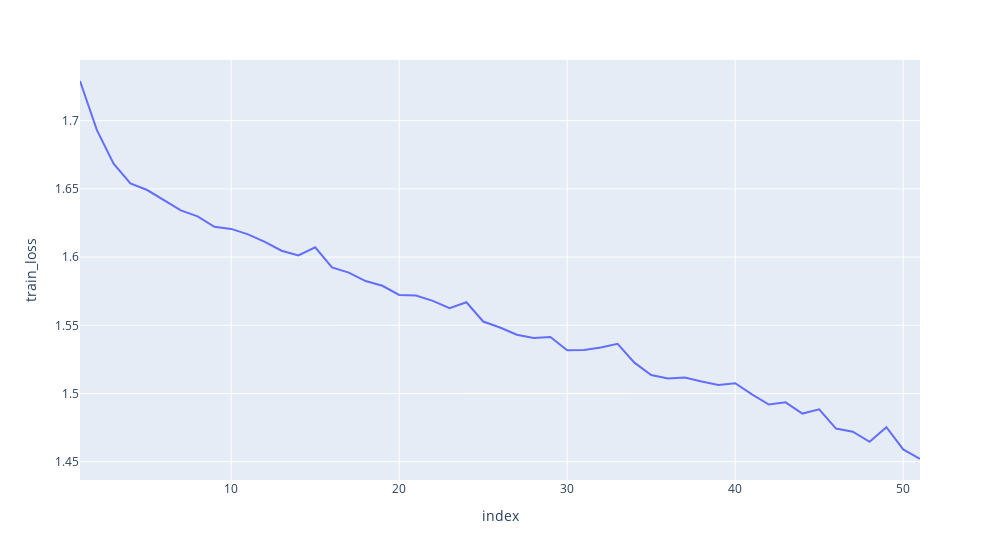
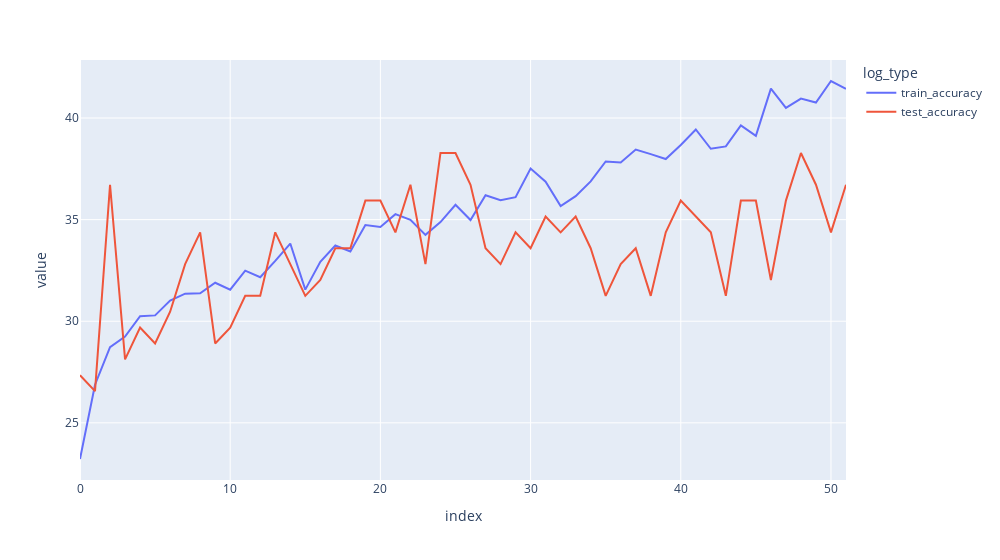
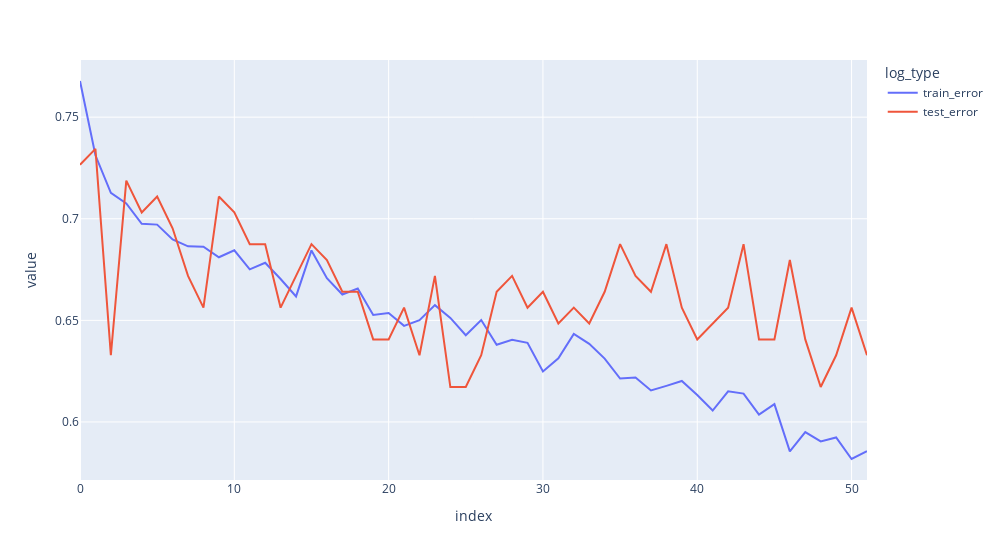

Notebook cell for these charts, in order:
### Code cell
import plotly.express as px
log_df = pd.DataFrame.from_dict(log)
log_df = log_df.reset_index()
fig = px.line(log_df.iloc[1:], x="index", y="train_loss")
fig.update_layout(width=1000)
fig.show()
type = "accuracy"
df1 = log_df[['index', f"train_{type}", f"test_{type}"]].melt(id_vars=['index'], var_name='log_type')
fig = px.line(df1, x="index", y="value", color='log_type')
fig.update_layout(width=1000)
fig.show()

type = "error"
df1 = log_df[['index', f"train_{type}", f"test_{type}"]].melt(id_vars=['index'], var_name='log_type')
fig = px.line(df1, x="index", y="value", color='log_type')
fig.update_layout(width=1000)
fig.show()

### Figure 1 — Plotly figure (JSON) as saved in the notebook; plotly's stock layout.template omitted (floating-point values rounded to 4 significant figures)
{"data": [{"hovertemplate": "index=%{x}<br>train_loss=%{y}<extra></extra>", "legendgroup": "", "line": {"color": "#636efa", "dash": "solid"}, "marker": {"symbol": "circle"}, "mode": "lines", "name": "", "orientation": "v", "showlegend": false, "type": "scatter", "x": [1, 2, 3, 4, 5, 6, 7, 8, 9, 10, 11, 12, 13, 14, 15, 16, 17, 18, 19, 20, 21, 22, 23, 24, 25, 26, 27, 28, 29, 30, 31, 32, 33, 34, 35, 36, 37, 38, 39, 40, 41, 42, 43, 44, 45, 46, 47, 48, 49, 50, 51], "xaxis": "x", "y": [1.729, 1.693, 1.668, 1.654, 1.649, 1.642, 1.634, 1.63, 1.622, 1.621, 1.617, 1.611, 1.605, 1.601, 1.607, 1.592, 1.589, 1.582, 1.579, 1.572, 1.572, 1.568, 1.563, 1.567, 1.553, 1.548, 1.543, 1.541, 1.541, 1.532, 1.532, 1.534, 1.536, 1.523, 1.514, 1.511, 1.512, 1.509, 1.506, 1.508, 1.499, 1.492, 1.494, 1.485, 1.488, 1.474, 1.472, 1.465, 1.475, 1.459, 1.452], "yaxis": "y"}], "layout": {"legend": {"tracegroupgap": 0}, "margin": {"t": 60}, "width": 1000, "xaxis": {"anchor": "y", "domain": [0, 1], "title": {"text": "index"}}, "yaxis": {"anchor": "x", "domain": [0, 1], "title": {"text": "train_loss"}}}}

### Figure 2 — Plotly figure (JSON) as saved in the notebook; plotly's stock layout.template omitted (floating-point values rounded to 4 significant figures)
{"data": [{"hovertemplate": "log_type=train_accuracy<br>index=%{x}<br>value=%{y}<extra></extra>", "legendgroup": "train_accuracy", "line": {"color": "#636efa", "dash": "solid"}, "marker": {"symbol": "circle"}, "mode": "lines", "name": "train_accuracy", "orientation": "v", "showlegend": true, "type": "scatter", "x": [0, 1, 2, 3, 4, 5, 6, 7, 8, 9, 10, 11, 12, 13, 14, 15, 16, 17, 18, 19, 20, 21, 22, 23, 24, 25, 26, 27, 28, 29, 30, 31, 32, 33, 34, 35, 36, 37, 38, 39, 40, 41, 42, 43, 44, 45, 46, 47, 48, 49, 50, 51], "xaxis": "x", "y": [23.22, 26.88, 28.73, 29.24, 30.25, 30.29, 31.02, 31.36, 31.37, 31.9, 31.55, 32.49, 32.17, 32.97, 33.82, 31.56, 32.92, 33.73, 33.43, 34.73, 34.64, 35.27, 34.99, 34.25, 34.88, 35.73, 34.98, 36.2, 35.96, 36.1, 37.52, 36.87, 35.67, 36.16, 36.88, 37.86, 37.81, 38.45, 38.23, 37.98, 38.68, 39.44, 38.49, 38.6, 39.63, 39.13, 41.45, 40.5, 40.96, 40.76, 41.82, 41.44], "yaxis": "y"}, {"hovertemplate": "log_type=test_accuracy<br>index=%{x}<br>value=%{y}<extra></extra>", "legendgroup": "test_accuracy", "line": {"color": "#EF553B", "dash": "solid"}, "marker": {"symbol": "circle"}, "mode": "lines", "name": "test_accuracy", "orientation": "v", "showlegend": true, "type": "scatter", "x": [0, 1, 2, 3, 4, 5, 6, 7, 8, 9, 10, 11, 12, 13, 14, 15, 16, 17, 18, 19, 20, 21, 22, 23, 24, 25, 26, 27, 28, 29, 30, 31, 32, 33, 34, 35, 36, 37, 38, 39, 40, 41, 42, 43, 44, 45, 46, 47, 48, 49, 50, 51], "xaxis": "x", "y": [27.34, 26.56, 36.72, 28.12, 29.69, 28.91, 30.47, 32.81, 34.38, 28.91, 29.69, 31.25, 31.25, 34.38, 32.81, 31.25, 32.03, 33.59, 33.59, 35.94, 35.94, 34.38, 36.72, 32.81, 38.28, 38.28, 36.72, 33.59, 32.81, 34.38, 33.59, 35.16, 34.38, 35.16, 33.59, 31.25, 32.81, 33.59, 31.25, 34.38, 35.94, 35.16, 34.38, 31.25, 35.94, 35.94, 32.03, 35.94, 38.28, 36.72, 34.38, 36.72], "yaxis": "y"}], "layout": {"legend": {"title": {"text": "log_type"}, "tracegroupgap": 0}, "margin": {"t": 60}, "width": 1000, "xaxis": {"anchor": "y", "domain": [0, 1], "title": {"text": "index"}}, "yaxis": {"anchor": "x", "domain": [0, 1], "title": {"text": "value"}}}}

### Figure 3 — Plotly figure (JSON) as saved in the notebook; plotly's stock layout.template omitted (floating-point values rounded to 4 significant figures)
{"data": [{"hovertemplate": "log_type=train_error<br>index=%{x}<br>value=%{y}<extra></extra>", "legendgroup": "train_error", "line": {"color": "#636efa", "dash": "solid"}, "marker": {"symbol": "circle"}, "mode": "lines", "name": "train_error", "orientation": "v", "showlegend": true, "type": "scatter", "x": [0, 1, 2, 3, 4, 5, 6, 7, 8, 9, 10, 11, 12, 13, 14, 15, 16, 17, 18, 19, 20, 21, 22, 23, 24, 25, 26, 27, 28, 29, 30, 31, 32, 33, 34, 35, 36, 37, 38, 39, 40, 41, 42, 43, 44, 45, 46, 47, 48, 49, 50, 51], "xaxis": "x", "y": [0.7678, 0.7312, 0.7127, 0.7076, 0.6975, 0.6971, 0.6898, 0.6864, 0.6863, 0.681, 0.6845, 0.6751, 0.6783, 0.6703, 0.6618, 0.6844, 0.6708, 0.6627, 0.6657, 0.6527, 0.6536, 0.6473, 0.6501, 0.6575, 0.6512, 0.6427, 0.6502, 0.638, 0.6404, 0.639, 0.6248, 0.6313, 0.6433, 0.6384, 0.6312, 0.6214, 0.6219, 0.6155, 0.6177, 0.6202, 0.6132, 0.6056, 0.6151, 0.614, 0.6037, 0.6087, 0.5855, 0.595, 0.5904, 0.5924, 0.5818, 0.5856], "yaxis": "y"}, {"hovertemplate": "log_type=test_error<br>index=%{x}<br>value=%{y}<extra></extra>", "legendgroup": "test_error", "line": {"color": "#EF553B", "dash": "solid"}, "marker": {"symbol": "circle"}, "mode": "lines", "name": "test_error", "orientation": "v", "showlegend": true, "type": "scatter", "x": [0, 1, 2, 3, 4, 5, 6, 7, 8, 9, 10, 11, 12, 13, 14, 15, 16, 17, 18, 19, 20, 21, 22, 23, 24, 25, 26, 27, 28, 29, 30, 31, 32, 33, 34, 35, 36, 37, 38, 39, 40, 41, 42, 43, 44, 45, 46, 47, 48, 49, 50, 51], "xaxis": "x", "y": [0.7266, 0.7344, 0.6328, 0.7188, 0.7031, 0.7109, 0.6953, 0.6719, 0.6562, 0.7109, 0.7031, 0.6875, 0.6875, 0.6562, 0.6719, 0.6875, 0.6797, 0.6641, 0.6641, 0.6406, 0.6406, 0.6562, 0.6328, 0.6719, 0.6172, 0.6172, 0.6328, 0.6641, 0.6719, 0.6562, 0.6641, 0.6484, 0.6562, 0.6484, 0.6641, 0.6875, 0.6719, 0.6641, 0.6875, 0.6562, 0.6406, 0.6484, 0.6562, 0.6875, 0.6406, 0.6406, 0.6797, 0.6406, 0.6172, 0.6328, 0.6562, 0.6328], "yaxis": "y"}], "layout": {"legend": {"title": {"text": "log_type"}, "tracegroupgap": 0}, "margin": {"t": 60}, "width": 1000, "xaxis": {"anchor": "y", "domain": [0, 1], "title": {"text": "index"}}, "yaxis": {"anchor": "x", "domain": [0, 1], "title": {"text": "value"}}}}
